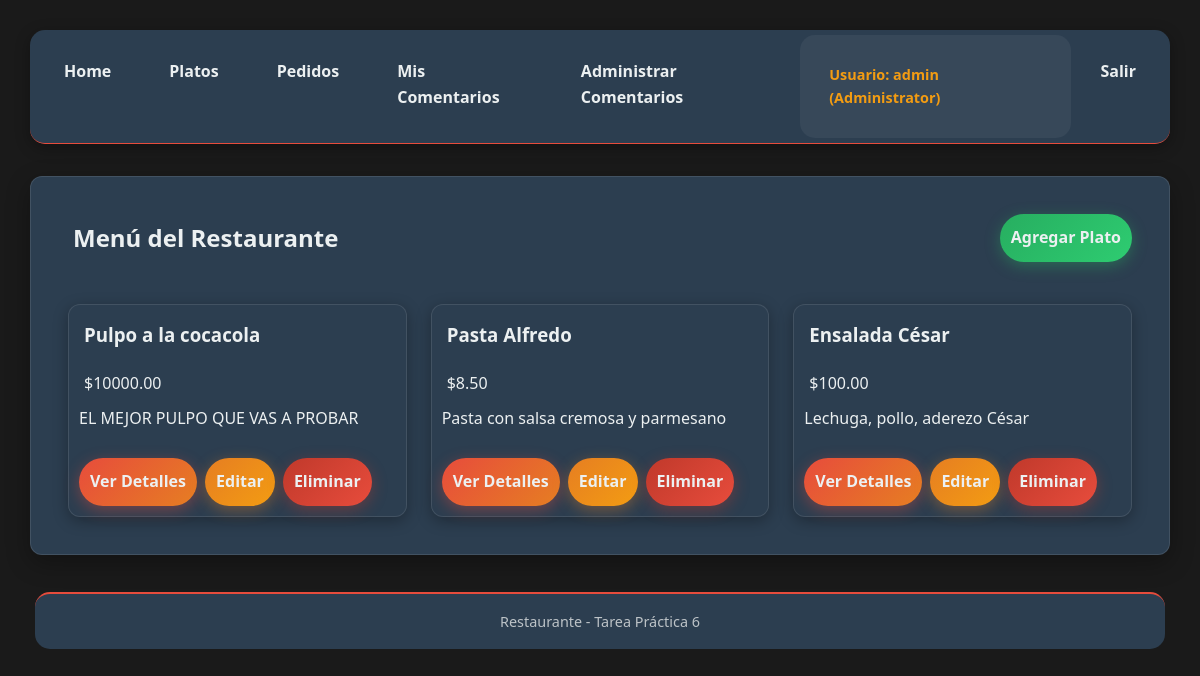
The page /index.php?action=dishes (signed in) on the database its author committed.
### tables this page shows
CREATE TABLE `dishes` (
  `id` int(11) NOT NULL,
  `name` varchar(50) NOT NULL,
  `description` text DEFAULT NULL,
  `price` decimal(10,2) NOT NULL,
  `created_at` timestamp NOT NULL DEFAULT current_timestamp()
);

### app/controllers/BaseController.php (called while the page is built, shortened)
<?php
class BaseController {
    protected function view($path, $data = []) {
        extract($data);
        require __DIR__ . '/../../views/layouts/header.php';
        require __DIR__ . '/../../views/' . $path . '.php';
        require __DIR__ . '/../../views/layouts/footer.php';
    }
}

### app/controllers/DishesController.php (called while the page is built, shortened)
<?php
require_once __DIR__ . '/../models/Dish.php';
class DishesController extends BaseController {
public function index(){
$dish = new Dish();
$dishes = $dish->all();
$this->view('dishes/index', ['dishes'=>$dishes]);
}
}

### app/core/SessionManager.php (called while the page is built, shortened)
<?php
class SessionManager {
    public static function get($key, $default = null) {
        return isset($_SESSION[$key]) ? $_SESSION[$key] : $default;
    }
}

### app/models/Model.php (called while the page is built, shortened)
<?php
abstract class Model {
    public function __construct() {
        $this->conn = $this->getConnection();
    }
    protected function getConnection() {
        $conn = new mysqli("localhost", "root", "", "restaurante");
        $conn->set_charset('utf8mb4');
        return $conn;
    }
}

### app/models/Dish.php (called while the page is built, shortened)
<?php
 require_once 'Model.php';
 class Dish extends Model {
 public function all(){
        $res = $this->conn->query("SELECT * FROM dishes ORDER BY created_at
DESC");
        return $res->fetch_all(MYSQLI_ASSOC);
    }
 }

### views/dishes/index.php (the view, shortened to what this page needs)
<link rel="stylesheet" href="../assets/css/styles.css">
<div class="card fade-in">
    <div class="d-flex justify-content-between align-items-center mb-2">
        <h2>Menú del Restaurante</h2>
        <?php if (SessionManager::get('role_name') === 'Administrator'): ?>
            <a href="index.php?action=dish_create" class="btn btn-success">Agregar Plato</a>
        <?php endif; ?>
    </div>
    <?php if (empty($dishes)): ?>
        <div class="alert alert-info">No hay platos disponibles.</div>
    <?php else: ?>
        <div class="dishes-grid">
            <?php foreach ($dishes as $row): ?>
                <div class="dish-card">
                    <div class="dish-header">
                        <h3><?= htmlspecialchars($row['name']) ?></h3>
                        <span class="price">$<?= htmlspecialchars($row['price']) ?></span>
                    </div>
                    <p><?= htmlspecialchars($row['description']) ?></p>
                    <div class="dish-actions">
                        <a href="index.php?action=dish&id=<?= htmlspecialchars($row['id']) ?>" class="btn btn-primary">Ver Detalles</a>
                        <?php if (SessionManager::get('role_name') === 'Administrator'): ?>
                            <a href="index.php?action=dish_edit&id=<?= htmlspecialchars($row['id']) ?>" class="btn btn-warning">Editar</a>
                            <a href="index.php?action=dish_delete&id=<?= htmlspecialchars($row['id']) ?>"
                               class="btn btn-danger"
                               onclick="return confirm('¿Estás seguro de eliminar este plato?')">
                                Eliminar
                            </a>
                        <?php endif; ?>
                    </div>
                </div>
            <?php endforeach; ?>
        </div>
    <?php endif; ?>
</div>

### assets/css/styles.css (style rules this page uses)
:root { --rojo-primario: #e74c3c; --rojo-oscuro: #c0392b; --naranja-principal: #e67e22; --naranja-claro: #f39c12; --negro: #1a1a1a; --negro-claro: #2c3e50; --gris-oscuro: #34495e; --blanco: #ecf0f1; --gris-texto: #bdc3c7; }
* { margin: 0; padding: 5px; box-sizing: border-box; border-radius: 15px; }
body { font-family: 'Segoe UI', Tahoma, Geneva, Verdana, sans-serif; line-height: 1.6; color: var(--blanco); background-color: var(--negro); }
.card { background: var(--negro-claro); border-radius: 12px; box-shadow: 0 8px 25px rgba(0,0,0,0.3); padding: 2rem; margin-bottom: 2rem; transition: transform 0.3s ease, box-shadow 0.3s ease; border: 1px solid rgba(255, 255, 255, 0.1); }
.btn { display: inline-flex; align-items: center; gap: 0.5rem; padding: 11px; border: none; border-radius: 50px; text-decoration: none; font-weight: 600; cursor: pointer; transition: all 0.3s ease; font-size: 1rem; text-align: center; justify-content: center; }
.btn-primary { background: linear-gradient(135deg, var(--rojo-primario) 0%, var(--naranja-principal) 100%); color: var(--blanco); box-shadow: 0 4px 15px rgba(231, 76, 60, 0.4); }
.btn-success { background: linear-gradient(135deg, #27ae60 0%, #2ecc71 100%); color: var(--blanco); box-shadow: 0 4px 15px rgba(39, 174, 96, 0.4); }
.btn-danger { background: linear-gradient(135deg, var(--rojo-oscuro) 0%, var(--rojo-primario) 100%); color: var(--blanco); box-shadow: 0 4px 15px rgba(192, 57, 43, 0.4); }
.btn-warning { background: linear-gradient(135deg, var(--naranja-principal) 0%, var(--naranja-claro) 100%); color: var(--blanco); box-shadow: 0 4px 15px rgba(230, 126, 34, 0.4); }
.dishes-grid { display: grid; grid-template-columns: repeat(auto-fill, minmax(300px, 1fr)); gap: 1.5rem; margin-top: 1.5rem; }
.dish-card { background: var(--negro-claro); size: max-content; border-radius: 12px; box-shadow: 0 4px 15px rgba(0,0,0,0.3); transition: transform 0.3s ease, box-shadow 0.3s ease; border: 1px solid rgba(255, 255, 255, 0.1); }
.dish-card h3 { margin-bottom: 1rem; color: var(--blanco); }
.dish-actions { margin-top: 1rem; display: flex; gap: 0.5rem; }
.fade-in { animation: fadeIn 0.5s ease-out; }
.d-flex { display: flex; }
.justify-content-between { justify-content: space-between; }
.align-items-center { align-items: center; }
.mb-2 { margin-bottom: 2rem; }

### rows shown on the page
dishes: name "Pulpo a la cocacola", price "10000.00", description "EL MEJOR PULPO QUE VAS A PROBAR"
dishes: name "Pasta Alfredo", price "8.50", description "Pasta con salsa cremosa y parmesano"
dishes: name "Ensalada César", price "100.00", description "Lechuga, pollo, aderezo César"

### other values the page prints
SessionManager::get('username', '') "admin"
SessionManager::get('role_name', '') "Administrator"
